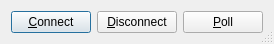
<?xml version="1.0" encoding="UTF-8"?>
<ui version="4.0">
 <class>cutehmi::pluginModbusUI::ClientControlWidget</class>
 <widget class="QDialog" name="cutehmi::pluginModbusUI::ClientControlWidget">
  <property name="geometry">
   <rect>
    <x>0</x>
    <y>0</y>
    <width>273</width>
    <height>43</height>
   </rect>
  </property>
  <property name="windowTitle">
   <string>Control</string>
  </property>
  <property name="sizeGripEnabled">
   <bool>true</bool>
  </property>
  <layout class="QHBoxLayout" name="horizontalLayout">
   <item>
    <spacer name="horizontalSpacer_2">
     <property name="orientation">
      <enum>Qt::Horizontal</enum>
     </property>
     <property name="sizeHint" stdset="0">
      <size>
       <width>0</width>
       <height>20</height>
      </size>
     </property>
    </spacer>
   </item>
   <item>
    <widget class="QPushButton" name="connectButton">
     <property name="text">
      <string>&amp;Connect</string>
     </property>
    </widget>
   </item>
   <item>
    <widget class="QPushButton" name="disconnectButton">
     <property name="text">
      <string>&amp;Disconnect</string>
     </property>
    </widget>
   </item>
   <item>
    <widget class="QPushButton" name="pollButton">
     <property name="text">
      <string>&amp;Poll</string>
     </property>
    </widget>
   </item>
   <item>
    <spacer name="horizontalSpacer">
     <property name="orientation">
      <enum>Qt::Horizontal</enum>
     </property>
     <property name="sizeHint" stdset="0">
      <size>
       <width>0</width>
       <height>20</height>
      </size>
     </property>
    </spacer>
   </item>
  </layout>
 </widget>
 <resources/>
 <connections/>
</ui>
